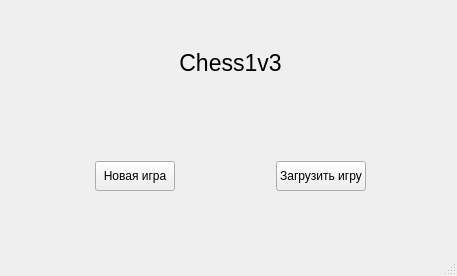
<?xml version="1.0" encoding="UTF-8"?>
<ui version="4.0">
 <class>StartWindow</class>
 <widget class="QMainWindow" name="StartWindow">
  <property name="geometry">
   <rect>
    <x>0</x>
    <y>0</y>
    <width>457</width>
    <height>276</height>
   </rect>
  </property>
  <property name="minimumSize">
   <size>
    <width>457</width>
    <height>276</height>
   </size>
  </property>
  <property name="maximumSize">
   <size>
    <width>457</width>
    <height>276</height>
   </size>
  </property>
  <property name="windowTitle">
   <string>MainWindow</string>
  </property>
  <widget class="QWidget" name="centralwidget">
   <widget class="QWidget" name="verticalLayoutWidget">
    <property name="geometry">
     <rect>
      <x>0</x>
      <y>10</y>
      <width>461</width>
      <height>221</height>
     </rect>
    </property>
    <layout class="QVBoxLayout" name="verticalLayout">
     <item>
      <spacer name="verticalSpacer">
       <property name="orientation">
        <enum>Qt::Vertical</enum>
       </property>
       <property name="sizeHint" stdset="0">
        <size>
         <width>20</width>
         <height>40</height>
        </size>
       </property>
      </spacer>
     </item>
     <item>
      <widget class="QLabel" name="gameName">
       <property name="font">
        <font>
         <pointsize>17</pointsize>
        </font>
       </property>
       <property name="layoutDirection">
        <enum>Qt::LeftToRight</enum>
       </property>
       <property name="text">
        <string>Chess1v3</string>
       </property>
       <property name="alignment">
        <set>Qt::AlignCenter</set>
       </property>
      </widget>
     </item>
     <item>
      <spacer name="verticalSpacer_2">
       <property name="orientation">
        <enum>Qt::Vertical</enum>
       </property>
       <property name="sizeHint" stdset="0">
        <size>
         <width>20</width>
         <height>30</height>
        </size>
       </property>
      </spacer>
     </item>
     <item>
      <spacer name="verticalSpacer_4">
       <property name="orientation">
        <enum>Qt::Vertical</enum>
       </property>
       <property name="sizeHint" stdset="0">
        <size>
         <width>20</width>
         <height>40</height>
        </size>
       </property>
      </spacer>
     </item>
     <item>
      <layout class="QHBoxLayout" name="horizontalLayout">
       <item>
        <spacer name="horizontalSpacer_2">
         <property name="orientation">
          <enum>Qt::Horizontal</enum>
         </property>
         <property name="sizeHint" stdset="0">
          <size>
           <width>40</width>
           <height>20</height>
          </size>
         </property>
        </spacer>
       </item>
       <item>
        <widget class="QPushButton" name="pb_createGame">
         <property name="minimumSize">
          <size>
           <width>60</width>
           <height>30</height>
          </size>
         </property>
         <property name="text">
          <string>Новая игра</string>
         </property>
        </widget>
       </item>
       <item>
        <spacer name="horizontalSpacer">
         <property name="orientation">
          <enum>Qt::Horizontal</enum>
         </property>
         <property name="sizeHint" stdset="0">
          <size>
           <width>40</width>
           <height>20</height>
          </size>
         </property>
        </spacer>
       </item>
       <item>
        <widget class="QPushButton" name="pb_loadGame">
         <property name="minimumSize">
          <size>
           <width>60</width>
           <height>30</height>
          </size>
         </property>
         <property name="text">
          <string>Загрузить игру</string>
         </property>
        </widget>
       </item>
       <item>
        <spacer name="horizontalSpacer_3">
         <property name="orientation">
          <enum>Qt::Horizontal</enum>
         </property>
         <property name="sizeHint" stdset="0">
          <size>
           <width>40</width>
           <height>20</height>
          </size>
         </property>
        </spacer>
       </item>
      </layout>
     </item>
     <item>
      <spacer name="verticalSpacer_3">
       <property name="orientation">
        <enum>Qt::Vertical</enum>
       </property>
       <property name="sizeHint" stdset="0">
        <size>
         <width>20</width>
         <height>40</height>
        </size>
       </property>
      </spacer>
     </item>
    </layout>
   </widget>
   <widget class="QLabel" name="label">
    <property name="geometry">
     <rect>
      <x>0</x>
      <y>0</y>
      <width>491</width>
      <height>261</height>
     </rect>
    </property>
    <property name="text">
     <string/>
    </property>
    <property name="pixmap">
     <pixmap>../../../../Users/USER/OneDrive/Изображения/Для работы/БГУИР_3курс_ЖЦРПО/green-checkered-free-stock-photo--public-domain-pictures-templates.png</pixmap>
    </property>
   </widget>
   <zorder>label</zorder>
   <zorder>verticalLayoutWidget</zorder>
  </widget>
  <widget class="QMenuBar" name="menubar">
   <property name="geometry">
    <rect>
     <x>0</x>
     <y>0</y>
     <width>457</width>
     <height>21</height>
    </rect>
   </property>
  </widget>
  <widget class="QStatusBar" name="statusbar"/>
 </widget>
 <resources/>
 <connections/>
</ui>
